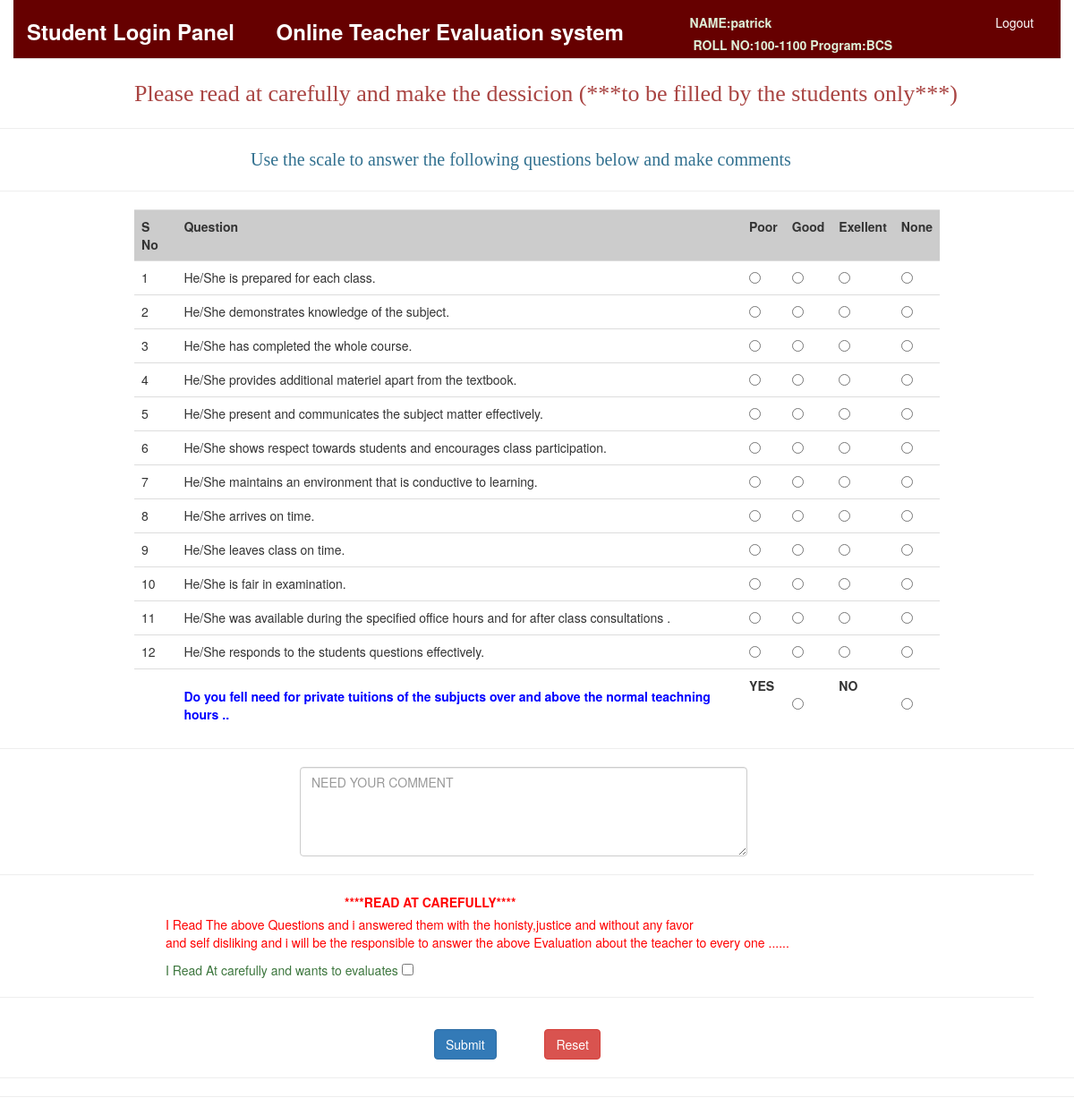
Page /studentlogin/question.php (signed in) on the committed database.
### tables this page shows
CREATE TABLE `student` (
  `StudentID` int(15) NOT NULL,
  `StudentName` varchar(50) NOT NULL,
  `FatherName` varchar(50) NOT NULL,
  `Gender` varchar(10) NOT NULL,
  `SessionID` int(11) NOT NULL,
  `ProgramID` int(15) NOT NULL,
  `DepartmentID` int(15) NOT NULL,
  `SemesterID` int(15) NOT NULL,
  `RollNO` varchar(20) NOT NULL,
  `Password` varchar(20) NOT NULL
);

CREATE TABLE `program` (
  `ProgramID` int(15) NOT NULL,
  `ProgramName` varchar(50) NOT NULL,
  `DepartmentID` int(15) NOT NULL,
  `Semesters` int(10) NOT NULL
);

CREATE TABLE `question` (
  `QuestionID` int(15) NOT NULL,
  `QuestionText` varchar(150) NOT NULL
);

### studentlogin/question.php (the view, shortened to what this page needs)
<?php
include("connection.php");
$user_id=$_SESSION['user_id'];
?>
<!DOCTYPE html>
<html lang="en">
<head>
<link href="style/css/bootstrap.min.css" rel="stylesheet">
<link href="style/css/k.css" rel="stylesheet">
</head>
<body>
<?php include("include/header.php");?>
<form action="question.php" name="form" method="post" class="form-horizontal">
<div class="container-fluid">
<div class="row">
<p style="font-size:26px; font-family:'Times New Roman', Times, serif ; margin-left:150px" class="text-danger">Please read at carefully and make the dessicion  (***to be filled by the students only***)</p>
    <hr>
<p style="font-size:20px; font-family:'Times New Roman', Times, serif ; margin-left:280px" class="text-info">Use the scale to answer the following questions below and make comments</p><hr>
<div class="row">
<div class="col-sm-12">
<table class="table table-hover table-border" style="width:900px; margin:0 auto" >
<tr bgcolor="#CCCCCC">
<th>S No</th>
<th>Question</th>
<th>Poor</th>
<th>Good</th>
<th>Exellent</th>
<th>None</th>
</tr>
<?php
$abc1=mysqli_query($connection,"select * from question")or die ("query 2 incorrect.......");
while(list($question_id,$qname)=mysqli_fetch_array($abc1))
{ ?>
<tr>
<td><?php echo $question_id; ?></td>
<td><?php echo $qname; ?> </td>
<td><input type="radio" name="radio<?php echo $question_id;?>" value="1" required></td>
<td><input type="radio" name="radio<?php echo $question_id;?>" value="2" required></td>
<td><input type="radio" name="radio<?php echo $question_id;?>" value="3" required></td>
<td><input type="radio" name="radio<?php echo $question_id;?>" value="4" required></td>
</tr>
<?php } ?>
<th  style="background-image:url(img/formbg2.png)"> </th>
<th style="padding-top:20px">
<b style="color:blue"> Do you fell need for private tuitions of the subjucts over and above the normal teachning hours ..</b>
</th>
<td><b>YES</b></td>
<th style="padding-top:28px">
<input name="question13 " value="1" type="radio" required></th>
<td><b>NO</b></td>
<th style="padding-top:28px">
<input name="question13 " value="2" type="radio"></th>
</table>
<hr>
</div>
<div class="row">
<div class="col-sm-4">
<div class="container">
<div class="form-group">
<textarea class="form-control" name ="comment" style="width:500px ; height:100px ; margin-left:350px;" placeholder="NEED YOUR COMMENT"></textarea>
 <hr>
    <label style="color:red;margin-left:400px" >****READ AT CAREFULLY****</label>
    <p style="color:red;margin-left:200px" >I Read The above Questions and i answered them with the honisty,justice and without any favor<br> and self disliking and i will be the responsible to answer the above Evaluation about the teacher to every one ......</p>
    <p class="text text-success" style="margin-left:200px">I Read At carefully and wants to evaluates <input  value="OK" type="checkbox" required>
    </p>
<hr>
    </div>
</div>
</div>
</div>
<button class="btn btn-large  btn-primary" type="submit" name="submit" id="submit"  style="margin-left:500px">Submit
</button>
<button class="btn btn-large  btn-danger" type="reset" name="reset" id="reset"  style="margin-left:50px">Reset
</button>
<hr><hr>
</div>
</div>
</div>
</form>
</body>
</html>

### studentlogin/include/header.php (shortened to what this page needs)
<div class="container-fluid">
<nav class="navbar navbar-default navbar-static-top">
	<div class="navbar-header" style="background-color:#660000">
			<a class="navbar-brand" href="#" style="font-size:24px; margin-top:10px">
                <b style="color:white">Student Login Panel &nbsp;&nbsp;&nbsp;&nbsp;&nbsp; Online Teacher Evaluation system </b>		</a>	</div>
<div class="collapse navbar-collapse" style="background-color:#660000">
         <?php
    $query=mysqli_query($connection,"select StudentName,RollNO,ProgramName from student
    inner join program on student.ProgramID = program.ProgramID
    where StudentID='$user_id'")or die ("query 1 incorrect.......");
list($StudentName,$RollNO,$ProgramName)=mysqli_fetch_array($query);
?>
<ul class="nav navbar-nav navbar-right">
<li class="dropdown">
    <li style="margin-right:100px;margin-top:15px;color:#dff0d8" ><label>NAME:</label><strong><?php echo $StudentName; ?></strong> <br><label></label><label></label>
        <label>ROLL NO:</label><strong><?php echo $RollNO; ?></strong>
          <label>Program:</label><strong><?php echo $ProgramName; ?></strong>
    </li>
        <li style="margin-right:30px"><a href="logout.php" style="color:white">Logout</a></li>
	</ul>
	  </div>
  </div>

### rows in the picture
student: StudentName "patrick", RollNO "100-1100", ProgramID.ProgramName "BCS"
question: QuestionID "1", QuestionText "He/She is prepared for each class."
question: QuestionID "2", QuestionText "He/She demonstrates knowledge of the subject."
question: QuestionID "3", QuestionText "He/She has completed the whole course."
question: QuestionID "4", QuestionText "He/She provides additional materiel apart from the textbook."
question: QuestionID "5", QuestionText "He/She present and communicates the subject matter effectively."
question: QuestionID "6", QuestionText "He/She shows respect towards students and encourages class participation."
question: QuestionID "7", QuestionText "He/She maintains an environment that is conductive to learning."
question: QuestionID "8", QuestionText "He/She arrives on time."
question: QuestionID "9", QuestionText "He/She leaves class on time."
question: QuestionID "10", QuestionText "He/She is fair in examination."
question: QuestionID "11", QuestionText "He/She was available during the specified office hours and for after class consultations ."
question: QuestionID "12", QuestionText "He/She responds to the students questions effectively."
